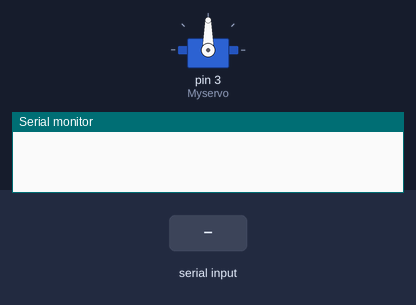
This sketch was run on a simulated Arduino Uno, built with avr-gcc and run on an emulated ATmega328P. Parts: servo, the last lines printed to the serial monitor. Inputs (shaded band) come from the test bench.

Above: at 1.2 s.
1.3 s: "1\n" received over Serial
At 2.4 s:
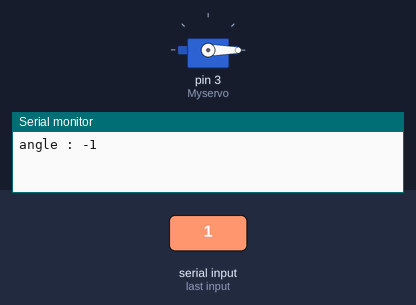
Timing chart, 0 to 4.3 s (numbered marks = the images above; inputs shaded):
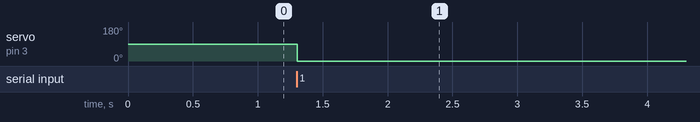

The sketch:

servo_control.ino
```cpp
#include<Servo.h>
Servo Myservo;
int pos;
int angle = 0;


void setup()
{
Myservo.attach(3);
Serial.begin(9600);
}

void loop()
{


if (Serial.read() == '\n')
{
    Serial.print("angle : ");
    angle = Serial.read();
    Myservo.write(angle);
    Serial.println(angle);
    delay(800);
}

//for(pos=70;pos<=100;pos++)
//{
//  Myservo.write(pos);
//  delay(15);
//}
//  delay(1000);

//  for(pos=100;pos>=70;pos--)
//  {
//    Myservo.write(pos);
//    delay(15);
//  }


  //Myservo.write(110);

}
```

Measured:
- after the input at 1.3 s, servo on pin 3 (Myservo): 90° → 0° at once
